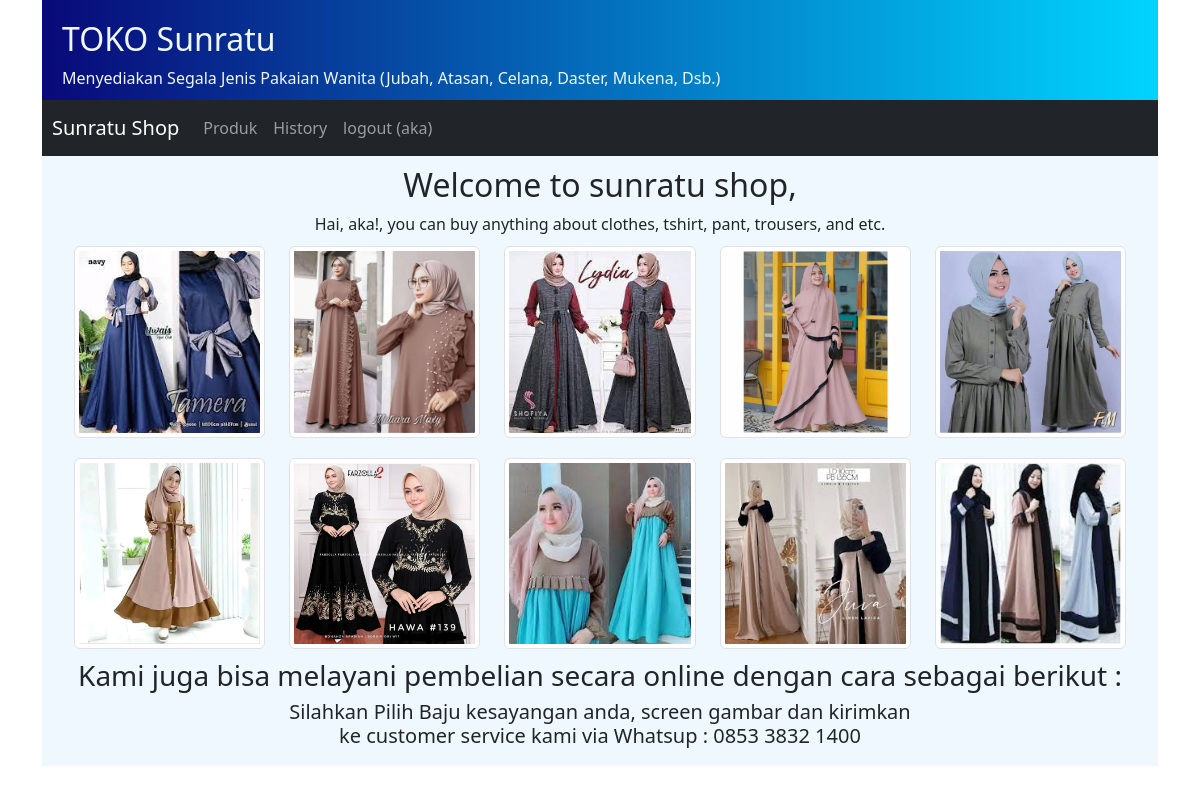
The page / (signed in) on the database its author committed.
### myapp/models.py (models this page shows, shortened)
class Member(AbstractUser):
    name = models.CharField(max_length=50)
    gender = models.CharField(max_length=10, null=True, blank=True)
    phone = models.CharField(max_length=12, null=True, blank=True)

class Product(models.Model):
    name = models.CharField(max_length=100)
    price = models.DecimalField(max_digits=8, decimal_places=0)
    deskripsi = models.CharField(max_length=100, null=True, blank=True)
    image = models.ImageField(upload_to='', null=True, blank=True)

### myapp/views.py (the view)
# urls.py: path('', views.home, name='home'),
def home(request):
    all_products = Product.objects.all()[:10]  # Retrieve the first 10 products
    products_part1 = all_products[:5]  # Retrieve the first 5 products
    products_part2 = all_products[5:]  # Retrieve the remaining 5 products
    media_url = settings.MEDIA_URL
    context = {
        'media_url':media_url,
        'products_part1': products_part1,
        'products_part2': products_part2,
    }
    return render(request, 'myapp/home.html', context)

### myapp/templates/myapp/home.html (shortened to what this page needs)
{% extends "myapp/master_template.html" %}
{% block content %}
<div class="container" style="background-color: aliceblue">
  <div class="row text-center" style="padding: 10px">
    <div class="col">
      <h2 class="">Welcome to sunratu shop,</h2>
      {% if user.is_authenticated %}
      Hai, {{ user.username }}!,
      {% else %}
      You are not logged in.
      {% endif %}
      you can buy anything about clothes, tshirt, pant, trousers, and etc.
      <div class="container-body">
        <div class="row" style="padding: 10px">
            {% for data in products_part1 %}
            <div class="col">
              <img src="{{ media_url }}{{ data.image }}" class="img-thumbnail rounded" alt="satu" data-toggle="modal" data-target="#modal{{ data.id }}">
            </div>
            {% endfor %}
        </div>
          <div class="row" style="padding: 10px">
            {% for data in products_part2 %}
            <div class="col">
              <img src="{{ media_url }}{{ data.image }}" class="img-thumbnail rounded" alt="satu" data-toggle="modal" data-target="#modal{{ data.id }}">
            </div>
            {% endfor %}
          </div>
        <h3>
          Kami juga bisa melayani pembelian secara online dengan cara sebagai
          berikut :
        </h3>
        <h5>
          Silahkan Pilih Baju kesayangan anda, screen gambar dan kirimkan<br />
          ke customer service kami
          <span class="blink_me">via Whatsup : 0853 3832 1400</span>
        </h5>
      </div>
    </div>
  </div>
</div>
{% endblock %}

### myapp/templates/myapp/master_template.html (shortened to what this page needs)
<!DOCTYPE html>
<html lang="en">
  <head>
    <link
      href="https://cdn.jsdelivr.net/npm/bootstrap@5.2.3/dist/css/bootstrap.min.css"
      rel="stylesheet"
    />
  </head>
  <body>
    <div class="container">
      <div
        style="
          height: 100px;
          width: 100%;
          color: aliceblue;
          padding: 20px;
          background: rgb(9, 9, 121);
          background: linear-gradient(
            90deg,
            rgba(9, 9, 121, 1) 0%,
            rgba(0, 212, 255, 1) 100%
          );
        "
      >
        <h2>TOKO Sunratu</h2>
        Menyediakan Segala Jenis Pakaian Wanita (Jubah, Atasan, Celana, Daster,
        Mukena, Dsb.)
      </div>
      <nav
        class="navbar navbar-expand-lg navbar-dark bg-dark"
        style="padding-left: 10px"
      >
        <a class="navbar-brand" href="/">Sunratu Shop</a>
        <div class="collapse navbar-collapse" id="navbarNav">
          <ul class="navbar-nav">
              {% if user.is_authenticated and user.is_staff %}
              <li class="nav-item">
                <a class="nav-link" href="{% url 'product_buying' %}"> Produk</a>
              </li>
              <li class="nav-item">
                <a class="nav-link" href="{% url 'history' %}"> History</a>
              </li>
              <li class="nav-item">
                <a class="nav-link" href="{% url 'logout_view' %}"> logout ({{user.username}})</a>
              </li>
              {% endif %}
          </ul>
        </div>
      </nav>
      {% block content %}
      {% endblock %}
    </div>
  </body>
</html>

### rows shown on the page
Member: username "aka"
Product: image (picture)
Product: image (picture)
Product: image (picture)
Product: image (picture)
Product: image (picture)
Product: image (picture)
Product: image (picture)
Product: image (picture)
Product: image (picture)
Product: image (picture)
